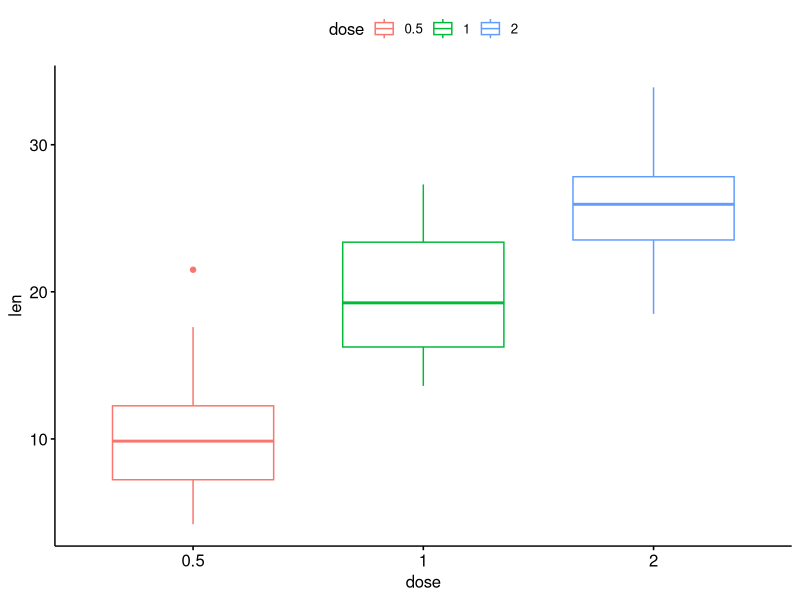
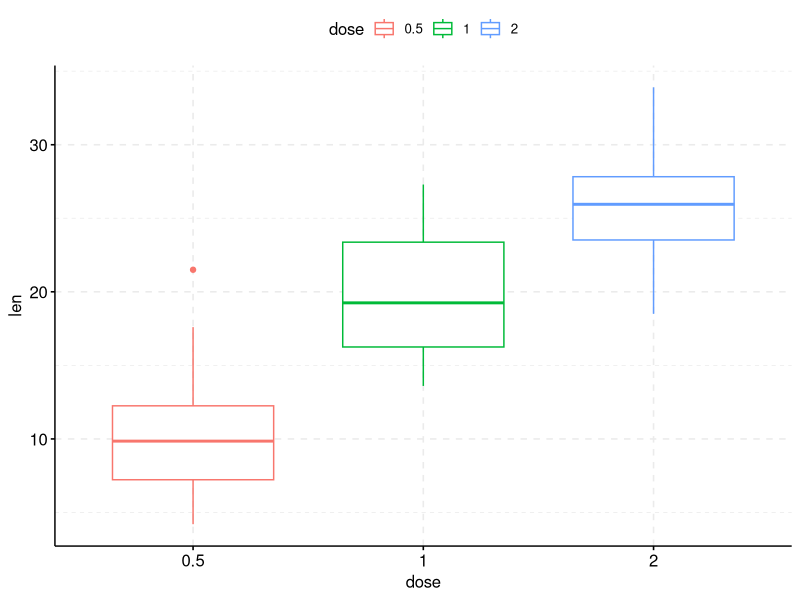
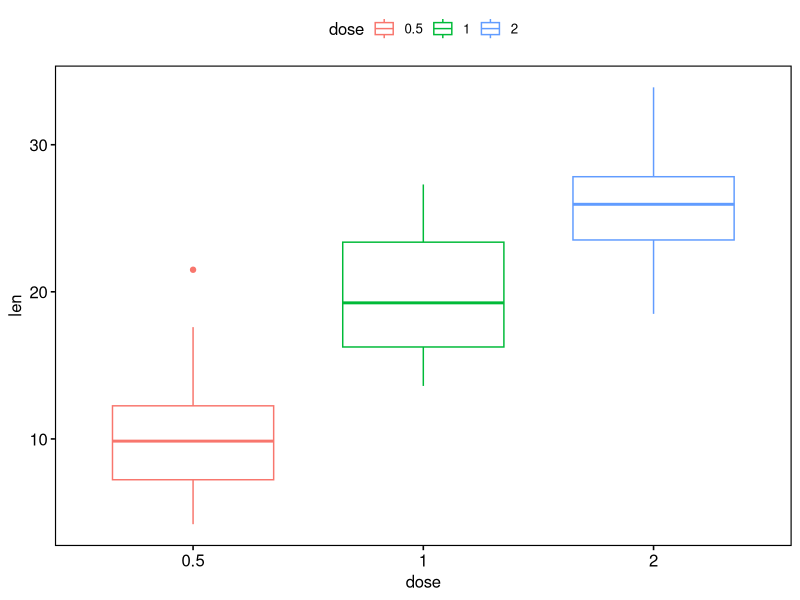
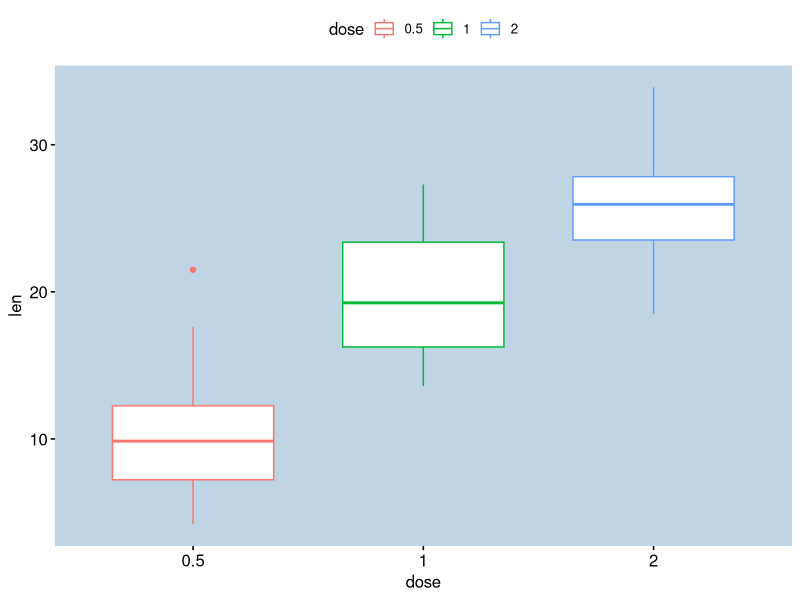
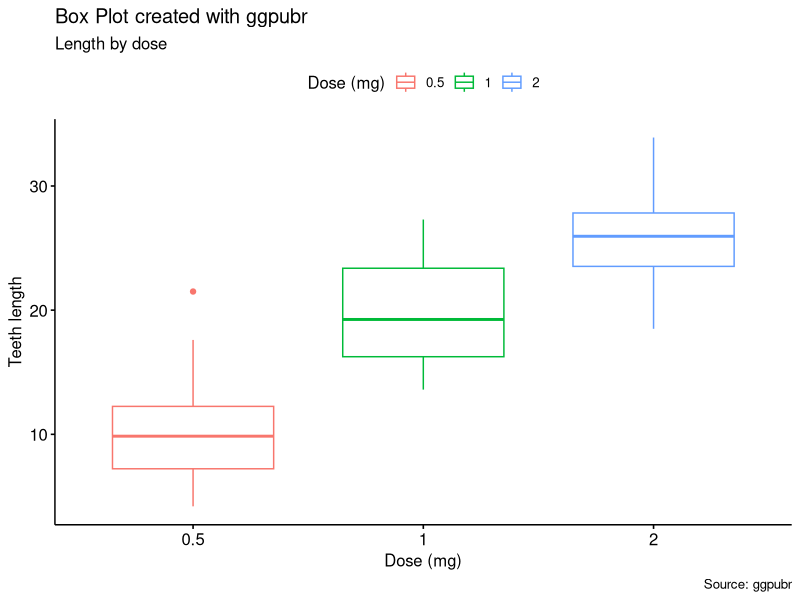
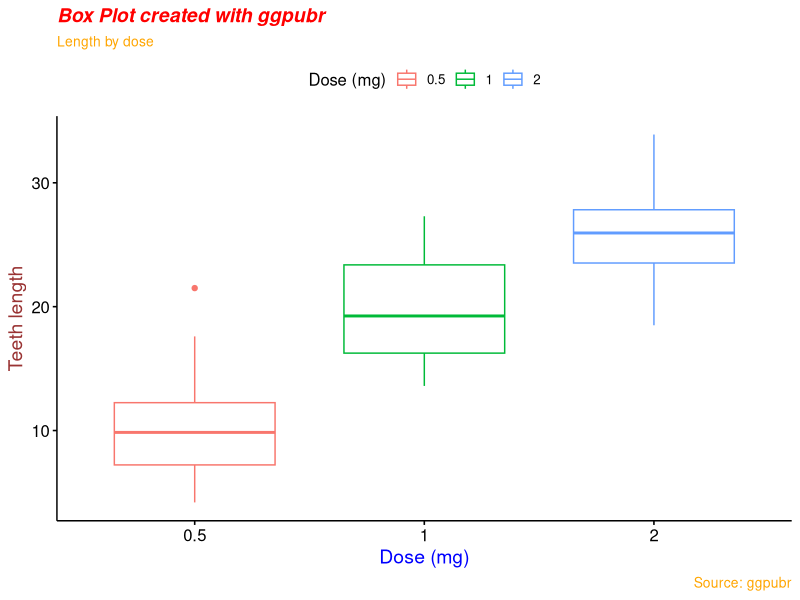
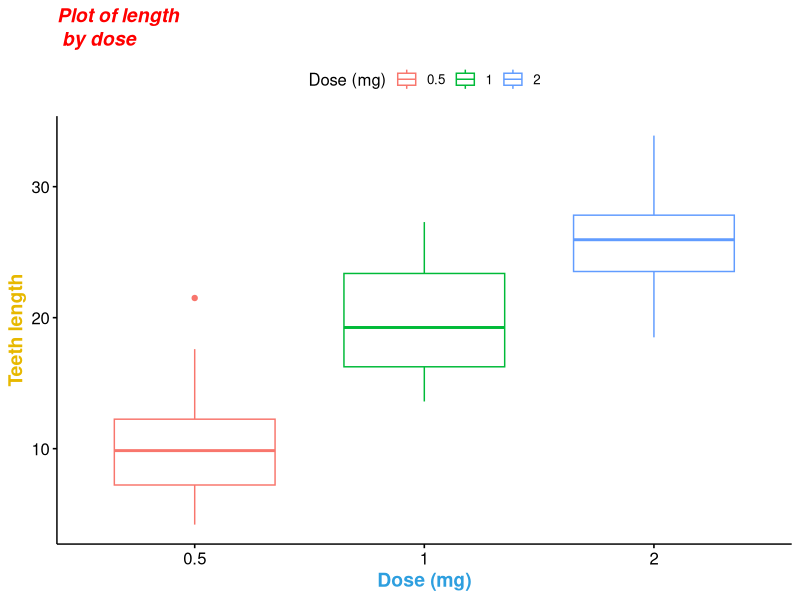
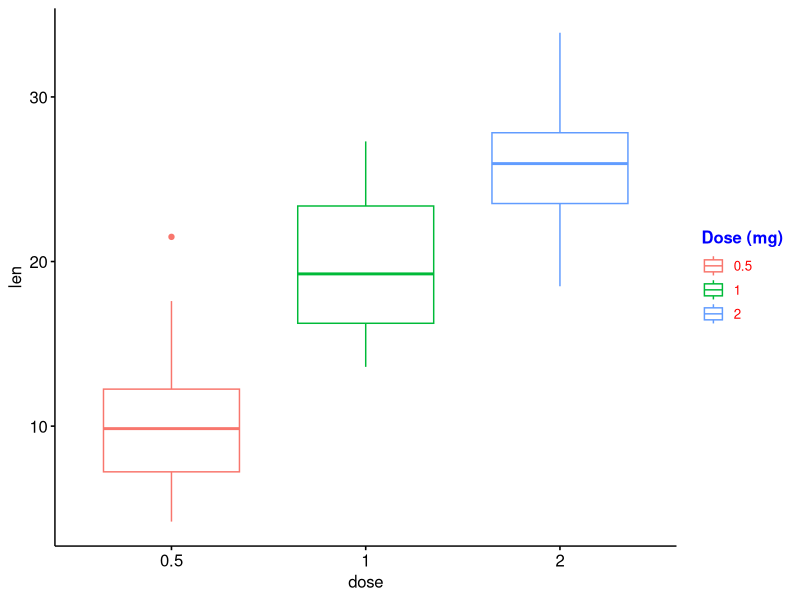

Write the R code that produced these figures, in order.
## ---- chunk 1
knitr::opts_chunk$set(echo = TRUE)
## ---- chunk 2
# if(!require(devtools)) install.packages("ggpubr")
# if(!require(devtools)) install.packages("devtools")
# devtools::install_github("kassambara/ggpubr")

library(ggpubr)

# Podstawowy wykres, wykorzystujacy zaimplementowane w R dane 'ToothGrowth'

data <- ToothGrowth
head(data)

p <- ggboxplot(ToothGrowth, x = "dose", y = "len",
               color = "dose") # wygwnwerowany wykres zapisywany jest jako lista o nazwie p, do której możemy odwoływać się wprowadzając kolejne zmiany w wyglądzie wykresu
p
# Add grids
p + grids(linetype = "dashed")

## ---- chunk 3
# Add panel border line
p + border("black")
  
# Change background color
p + bgcolor("#BFD5E3") +
  border("#BFD5E3") 
## ---- chunk 4
p2 <- ggpar(p, 
            title = "Box Plot created with ggpubr",
            subtitle = "Length by dose",
            caption = "Source: ggpubr",
            xlab ="Dose (mg)", 
            ylab = "Teeth length",
            legend.title = "Dose (mg)") # Tworzymy 2 listę z parametrami wykresu, aby nie nadpisać pierwszej (p). Teraz możemy odwoływać się również do niej, jako do podstawowego wykresu, który będziemy modyfikować
p2
## ---- chunk 5
ggpar(p2, 
      font.title = c(14, "bold.italic", "red"),
      font.subtitle = c(10,  "orange"),
      font.caption = c(10,  "orange"),
      font.x = c(14,  "blue"),
      font.y = c(14,  "#993333")
      )
## ---- chunk 6
# p2 +
# font("title", size = 14, color = "red", face = "bold.italic")+
# font("subtitle", size = 10, color = "orange")+
# font("caption", size = 10, color = "orange")+
# font("xlab", size = 12, color = "blue")+
# font("ylab", size = 12, color = "#993333")

## ---- chunk 7
# Change title texts and fonts
# line break: \n
ggpar(p, title = "Plot of length \n by dose",
      xlab ="Dose (mg)", ylab = "Teeth length",
      legend.title = "Dose (mg)",
      font.title = c(14,"bold.italic", "red"),
      font.x = c(14, "bold", "#2E9FDF"),
      font.y = c(14, "bold", "#E7B800"))
## ---- chunk 8
ggpar(p,
      legend = "right", legend.title = "Dose (mg)") + 
  font("legend.title", color = "blue", face = "bold")+ 
  font("legend.text", color = "red")
## ---- chunk 9
# Use custom color palette
ggpar(p, palette = c("#00AFBB", "#E7B800", "#FC4E07"))
# Use brewer palette. 
# Type RColorBrewer::display.brewer.all(), to see possible palettes
ggpar(p, palette = "Dark2" )
# Use grey palette
ggpar(p, palette = "grey")
   
# Use scientific journal palette from ggsci package
# Allowed values: "npg", "aaas", "lancet", "jco", 
#   "ucscgb", "uchicago", "simpsons" and "rickandmorty".
ggpar(p, palette = "npg") # nature

# Alternatywnie można użyć funkcji ggplot2 color_palette() i fill_palette()

# jco color palette
p + color_palette("jco")
# Custom color
p + color_palette(c("#00AFCB", "#E7B700", "#FC4E08"))
## ---- chunk 10
df <- mtcars
head(df)

p3 <- ggscatter(mtcars, x = "wt", y = "mpg", color = "mpg",
                size = 2)

p3

# Use one custom color
p3 + gradient_color("red")
# Two colors
p3 + gradient_color(c("blue",  "red"))
# Three colors
p3 + gradient_color(c("blue", "white", "red"))
# Use RColorBrewer palette
p3 + gradient_color("RdYlBu")


p4 <- ggscatter(mtcars, x = "wt", y = "mpg", fill = "mpg",
                size = 4, shape = 21) # utworzenie wykresu wypełnionego jednolitym kolorem
p4 + gradient_fill(c("blue", "white", "red")) # zmiana koloru na gradient

## ---- chunk 11

# Change y axis limits
ggpar(p, ylim = c(0, 50))
# Change y axis scale to log2
ggpar(p, yscale = "log2")
# Format axis scale
ggpar(p, yscale = "log2", format.scale = TRUE)

#zapis alternatywny: p + yscale("log2", .format = TRUE)
## ---- chunk 12
# Change the font of x and y axis texts.
# Rotate x and y texts, angle = 45
p + 
  font("xy.text", size = 12, color = "blue", face = "bold") +
  rotate_x_text(45)+       
  rotate_y_text(45)

# remove ticks and axis texts
p + rremove("ticks")+
  rremove("axis.text")
## ---- chunk 13

# Horizontal box plot
p + rotate()

## ---- chunk 14

# Gray theme
p + theme_gray()
# Black and white theme
p + theme_bw()
# Theme light
p + theme_light()
# Minimal theme
p + theme_minimal()
# Empty theme
p + theme_void()

## ---- chunk 15
# Basic plot
p <- ggboxplot(ToothGrowth, x = "dose", y = "len",
  ggtheme = theme_gray())
p
# Remove all grids
p + rremove("grid")
# Remove only x grids
p + rremove("x.grid")

## ---- chunk 16
data <- ToothGrowth
data$dose <- as.factor(data$dose) # Zmieniamy typ danych w kolumnie dose na czynniki (FACTOR)
head(data)

p <- ggdensity(data, x = "len", fill = "dose", 
               palette = "jco", 
               ggtheme = theme_light(), legend = "top")
p
## ---- chunk 17

facet(p, facet.by = "supp") # podział na 2 niezależne wykresy na podstawie zmiennej supp

facet(p, facet.by = "supp", ncol = 1) # rozmieszcenie w 1 kolumnie

## ---- chunk 18

# Divide with "supp" vertical, "dose" horizontal
facet(p, facet.by = c("supp", "dose"),
      short.panel.labs = FALSE)

## ---- chunk 19

# Podział na "supp" w pionie, "dose" horyzontalnie
facet(p, facet.by = c("supp", "dose"),
       panel.labs = list(
         supp = c("Orange Juice", "Vitamin C"),
         dose = c("D0.5", "D1", "D2") # etykiety paneli po y i x zależne od danych grupujacych "dose" i "supp"
         ),
       panel.labs.background = list(color = "steelblue", fill = "steelblue", size = 0.5), # kolor paneli (obwódka i wypełnienie) oraz ich rozmiar
       panel.labs.font = list(color = "white"), # kolor czcionki paneli
       panel.labs.font.x = list(angle = 45, color = "white") # parametry czcionek paneli osi x
      )
